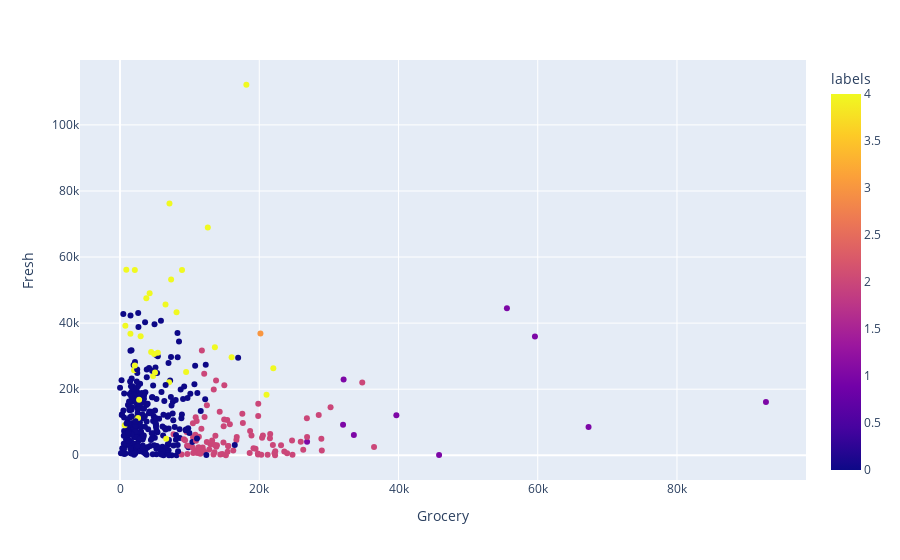

Write notebook code for a chart like this one.
### Markdown cell above
Visualize `Grocery` as X and `Fresh` as y by `labels` and `labels_DBSCAN` respectively

### Code cell
# Your code here:
px.scatter(data_frame=customers, x='Grocery', y='Fresh', color='labels')

### Figure 1 — Plotly figure (JSON) as saved in the notebook; plotly's stock layout.template omitted (floating-point values rounded to 4 significant figures; data arrays with more than 128 entries replaced by an {"elided": "..."} marker saying what was removed)
{"data": [{"hoverlabel": {"namelength": 0}, "hovertemplate": "Grocery=%{x}<br>Fresh=%{y}<br>labels=%{marker.color}", "legendgroup": "", "marker": {"color": {"elided": "440 int values"}, "coloraxis": "coloraxis", "symbol": "circle"}, "mode": "markers", "name": "", "showlegend": false, "type": "scatter", "x": {"elided": "440 int values"}, "xaxis": "x", "y": {"elided": "440 int values"}, "yaxis": "y"}], "layout": {"coloraxis": {"colorbar": {"title": {"text": "labels"}}, "colorscale": [[0, "#0d0887"], [0.1111, "#46039f"], [0.2222, "#7201a8"], [0.3333, "#9c179e"], [0.4444, "#bd3786"], [0.5556, "#d8576b"], [0.6667, "#ed7953"], [0.7778, "#fb9f3a"], [0.8889, "#fdca26"], [1, "#f0f921"]]}, "legend": {"tracegroupgap": 0}, "margin": {"t": 60}, "xaxis": {"anchor": "y", "domain": [0, 1], "title": {"text": "Grocery"}}, "yaxis": {"anchor": "x", "domain": [0, 1], "title": {"text": "Fresh"}}}}
